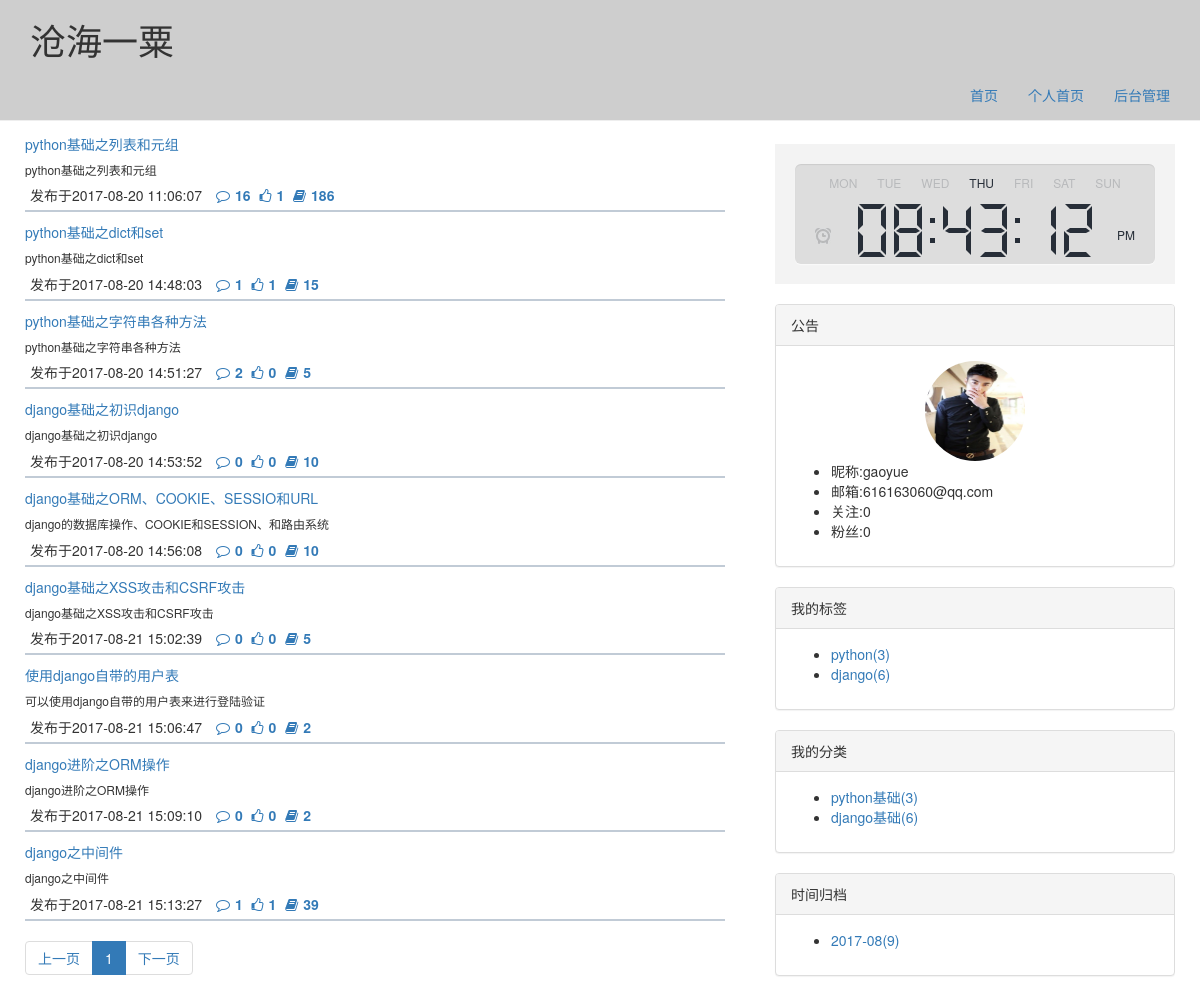
Page /gaoyue/ on the earlier database version.
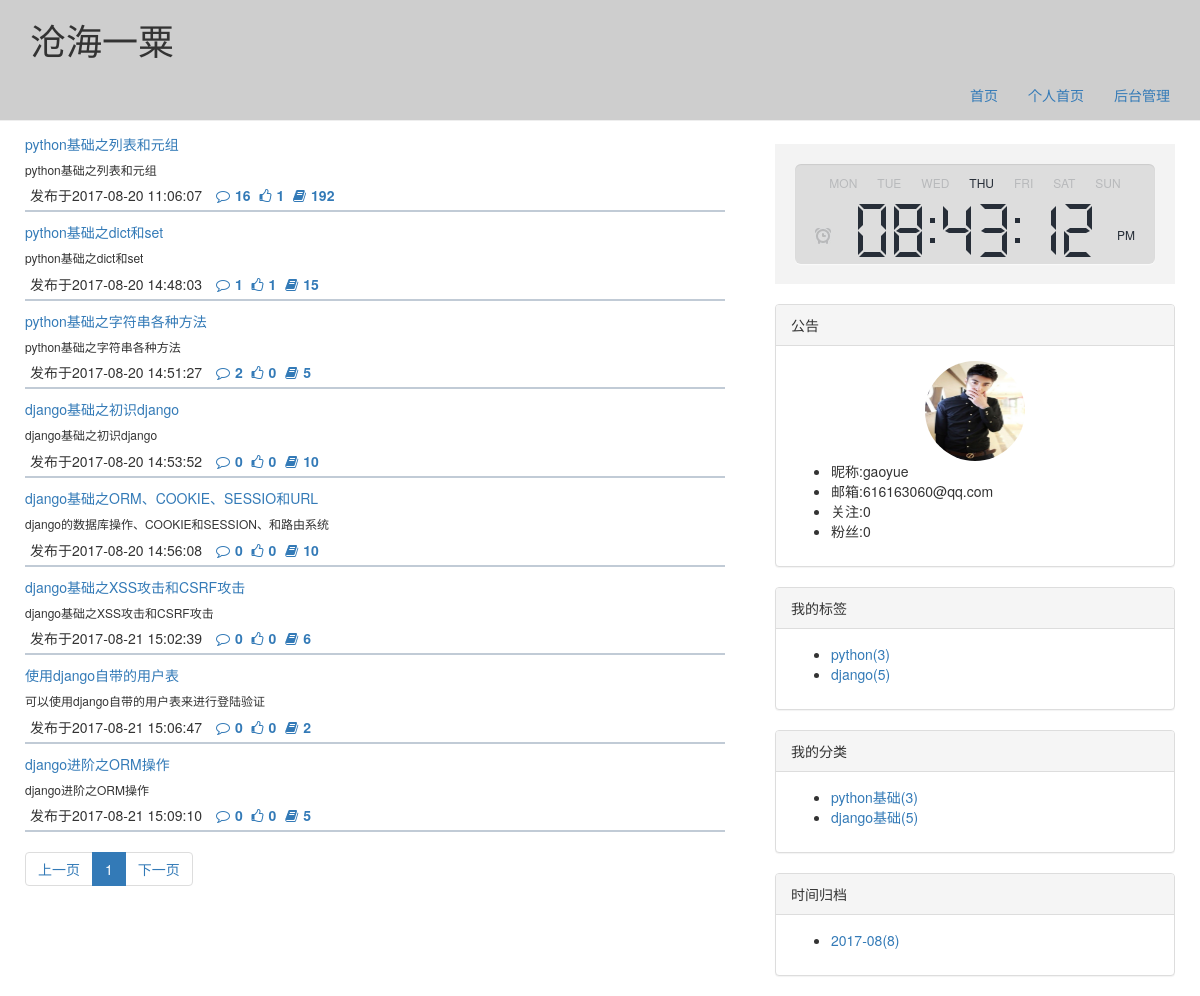
Same page on the later database version.
### app01/models.py (models this page shows)
class Article(models.Model):
    nid = models.BigAutoField(primary_key=True)
    title = models.CharField(verbose_name='文章标题', max_length=128)
    summary = models.CharField(verbose_name='文章简介', max_length=255)
    read_count = models.IntegerField(default=0)
    comment_count = models.IntegerField(default=0)
    up_count = models.IntegerField(default=0)
    down_count = models.IntegerField(default=0)
    create_time = models.DateTimeField(verbose_name='创建时间', auto_now_add=True)
    blog = models.ForeignKey(verbose_name='所属博客', to='Blog', to_field='nid')
    category = models.ForeignKey(verbose_name='文章个人类型', to='Category', to_field='nid', null=True)
    type_choices = [
        (1, "Python"),
        (2, "Linux"),
        (3, "GoLang"),
        (4, "Django"),
    ]
    article_type_id = models.IntegerField(verbose_name='文章类型', choices=type_choices, default=None)
    tags = models.ManyToManyField(
        to="Tag",
        through='Article2Tag',
        through_fields=('article', 'tag'),
    )

class Tag(models.Model):
    nid = models.AutoField(primary_key=True)
    title = models.CharField(verbose_name='标签名称', max_length=32)
    blog = models.ForeignKey(verbose_name='所属博客', to='Blog', to_field='nid')

class Category(models.Model):
    nid = models.AutoField(primary_key=True)
    title = models.CharField(verbose_name='分类标题', max_length=32)
    blog = models.ForeignKey(verbose_name='所属博客', to='Blog', to_field='nid')

### app01/views.py (the view)
# urls.py: url(r'^(?P<user>\w+)/$', views.user_blog),
def user_blog(request, *args, **kwargs):
    site = kwargs.get("user")
    obj = models.Blog.objects.filter(site=site).first()
    if not obj:
        return render(request, "application.html")
    request.session["bid"] = obj.nid
    article = obj.article_set.all()
    dict = views.user_blog(request, obj, article, *kwargs, **kwargs)  # 调用app01.view.views中的函数拿到个人博客主页必须的值
    return render(request, "blog.html", dict)

### app01/view/views.py (called while the page is built)
def myhome(request,obj):
    site=obj.site
    user = request.session.get("name")
    if user:
        us = models.Blog.objects.filter(user__username=user).first()
        if us:
            usite=us.site
        else:
            usite=""
    else:
        return None
    if site!=usite:
        return usite
    else:
        return None

### utils/paging.py (called while the page is built)
    def start(self):
        return (self.current_page - 1) * self.per_page

    def stop(self):
        return self.current_page * self.per_page

### templates/blog.html
{% extends "blog_layout.html" %}
{% block count_list %}
    {% for i in article %}
        <div class="count">
            <div class="count_title">
                <a href="/{{ i.blog.user.username }}/{{ i.nid }}">{{ i.title }}</a>
            </div>
            <div class="count_a">
                <p>{{ i.summary }}</p>
            </div>
            <div class="count_b">
                <span>发布于{{ i.create_time|date:"Y-m-d H:i:s" }}</span>
                <a href="/{{ i.blog.user.username }}/{{ i.nid }}#comment"><span class="fa fa-comment-o"></span><b>{{ i.comment_count }}</b></a>
                <a href="/{{ i.blog.user.username }}/{{ i.nid }}#thunmbs"><span class="fa fa-thumbs-o-up"></span><b>{{ i.up_count }}</b></a>
                <a href=""><span class="fa fa-book"></span><b>{{ i.read_count }}</b></a>
            </div>
        </div>
    {% endfor %}
    <nav aria-label="Page navigation">
        <ul class="pagination">
            {{ pager|safe }}
        </ul>
    </nav>
{% endblock %}

### templates/blog_layout.html (shortened to what this page needs)
<!DOCTYPE html>
<html lang="en">
<head>
    <link href="/static/css/style.css" rel="stylesheet"/>
    {% include "include/css.html" %}
    <link rel="stylesheet" href="/static/them/{{ user.theme }}.css">
</head>
<body>
<div class="page-header title">
    <div class="container" id="top">
        <h1>{{ user.title }}</h1>
        <ul class="nav navbar-nav navbar-right">
            <li><a href="/">首页</a></li>
            <li><a href="/{{ user.site }}/">个人首页</a></li>
            <li><a href="/manage/index.html/">后台管理</a></li>
        </ul>
    </div>
</div>
<div>
    <div class="count_box">
        <div class="count_list">
            {% block count_list %}
            {% endblock %}
        </div>
        <div class="right_box">
            <div class="right_li">
                <div id="clock" class="light">
                    <div class="display">
                        <div class="weekdays"></div>
                        <div class="ampm"></div>
                        <div class="alarm"></div>
                        <div class="digits"></div>
                    </div>
                </div>
                <div class="panel panel-default">
                    <div class="panel-heading">公告</div>
                    <div class="panel-body">
                        <div class="avatar">
                            <img src="/{{ user.user.avatar }}" alt="">
                        </div>
                        <ul>
                            <li>昵称:{{ user.user.nickname }}</li>
                            <li>邮箱:{{ user.user.email }}</li>
                            <li>关注:{{ attention }}</li>
                            <li>粉丝:{{ follower }}</li>
                        </ul>
                    </div>
                </div>
            </div>
            <div class="right_li">
                <div class="panel panel-default">
                    <div class="panel-heading">我的标签</div>
                    <div class="panel-body">
                        <ul>
                            {% for row in tag %}
                                <li>
                                    <a href="/{{ user.site }}/tag/{{ row.tag__nid }}.html">{{ row.tag__title }}({{ row.count }})</a>
                                </li>
                            {% endfor %}
                        </ul>
                    </div>
                </div>
            </div>
            <div class="right_li">
                <div class="panel panel-default">
                    <div class="panel-heading">我的分类</div>
                    <div class="panel-body">
                        <ul>
                            {% for row in category %}
                                <li>
                                    <a href="/{{ user.site }}/category/{{ row.category_id }}.html">{{ row.category__title }}({{ row.count }})</a>
                                </li>
                            {% endfor %}
                        </ul>
                    </div>
                </div>
            </div>
            <div class="right_li">
                <div class="panel panel-default">
                    <div class="panel-heading">时间归档</div>
                    <div class="panel-body">
                        <ul>
                            {% for row in dates %}
                                <li>
                                    <a href="/{{ user.site }}/datetime/{{ row.c }}.html">{{ row.c }}({{ row.count }})</a>
                                </li>
                            {% endfor %}
                        </ul>
                    </div>
                </div>
            </div>
        </div>
    </div>
</div>
</body>
</html>

Differences in the rows shown:
removed Article: title "django之中间件", summary "django之中间件", create_time "2017-08-21 15:13:27", comment_count "1", up_count "1", read_count "39"
changed Article "python基础之列表和元组": read_count "186" → "192"
changed Article "django基础之XSS攻击和CSRF攻击": read_count "5" → "6"
changed Article "django进阶之ORM操作": read_count "2" → "5"
computed for Tag "django": count "6" → "5"
computed for Category "django基础": count "6" → "5"
Other differences:
new list line: "2017-08 ( 8 )"
list line gone: "2017-08 ( 9 )"
